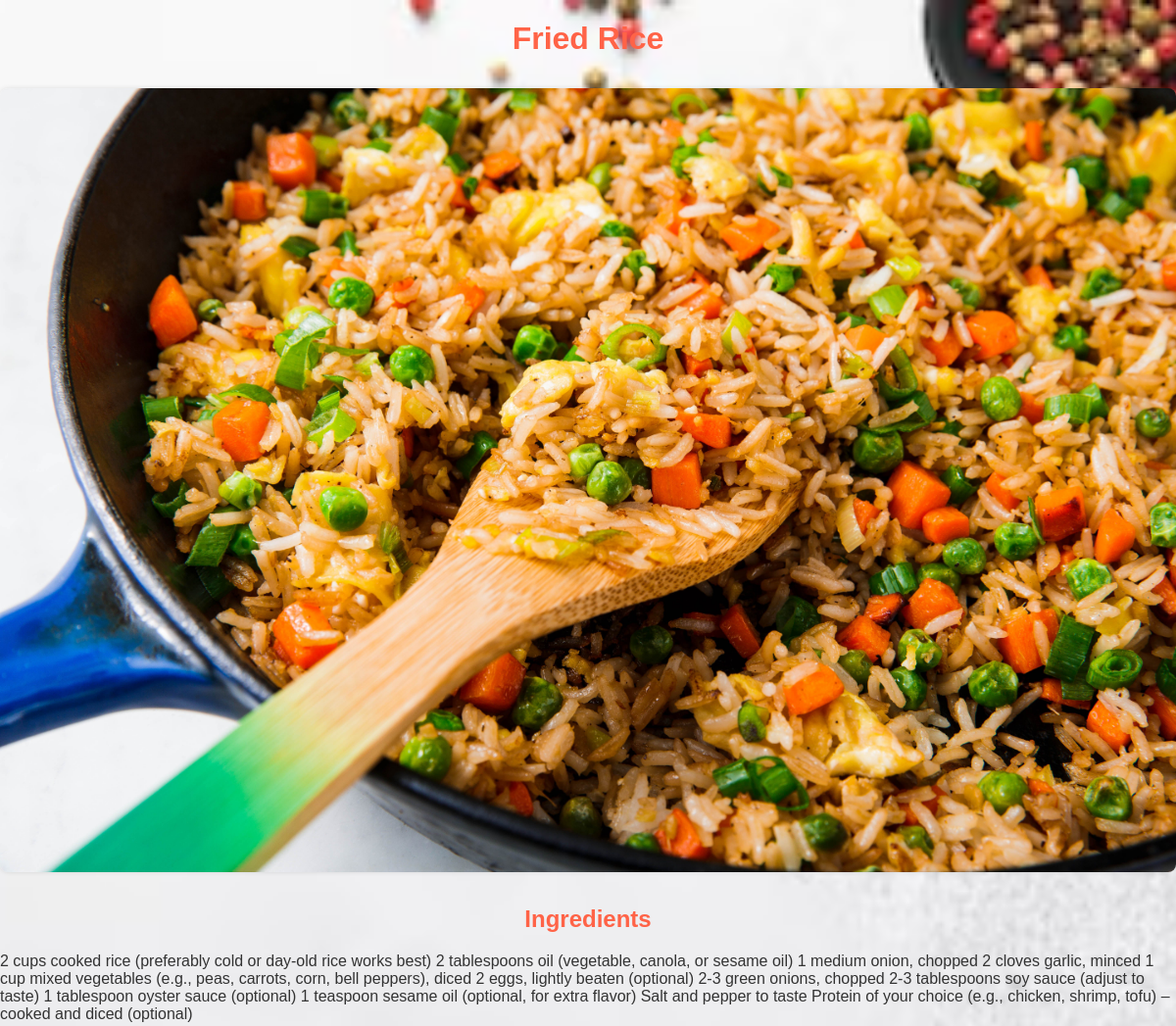
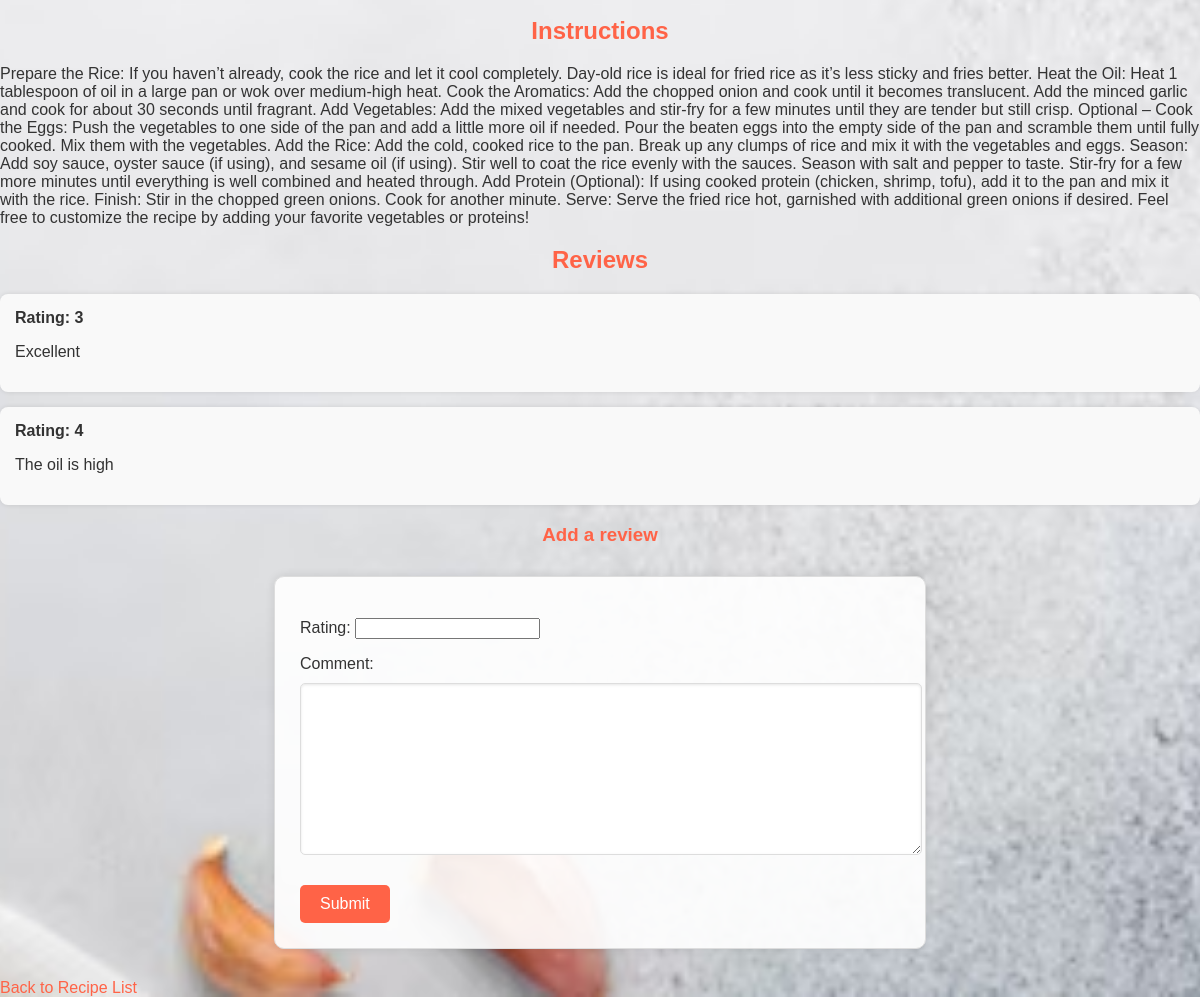
Page /recipe/10/ on the committed database (2 pictures, top to bottom).
### recipes/models.py (models this page shows, shortened)
class Recipe(models.Model):
    title = models.CharField(max_length=100)
    ingredients = models.TextField()  # List of ingredients
    instructions = models.TextField(default='Instructions not provided')  # Default value
    image = models.ImageField(upload_to='recipes/')
    created_at = models.DateTimeField(auto_now_add=True)

class Review(models.Model):
    recipe = models.ForeignKey(Recipe, related_name='reviews', on_delete=models.CASCADE)
    rating = models.IntegerField()
    comment = models.TextField()
    created_at = models.DateTimeField(auto_now_add=True)

### recipes/views.py (the view)
# urls.py: path('recipe/<int:pk>/', views.recipe_detail, name='recipe_detail'),
def recipe_detail(request, pk):
    recipe = get_object_or_404(Recipe, pk=pk)
    if request.method == 'POST':
        form = ReviewForm(request.POST)
        if form.is_valid():
            review = form.save(commit=False)
            review.recipe = recipe
            review.save()
            return redirect('recipe_detail', pk=recipe.pk)
    else:
        form = ReviewForm()
    return render(request, 'recipes/recipe_detail.html', {'recipe': recipe, 'form': form})

### recipes/forms.py
class ReviewForm(forms.ModelForm):
    class Meta:
        model = Review
        fields = ['rating', 'comment']

### recipes/templates/recipes/recipe_detail.html (shortened to what this page needs)
<!DOCTYPE html>
<html lang="en">
<head>
    {% load static %}
    <link rel="stylesheet" href="{% static 'css/style.css' %}">
</head>
<body>
    <h1>{{ recipe.title }}</h1>
    <img src="{{ recipe.image.url }}" alt="{{ recipe.title }}">
    <h2>Ingredients</h2>
    <p>{{ recipe.ingredients }}</p>
    <h2>Instructions</h2>
    <p>{{ recipe.instructions }}</p>
    <h2>Reviews</h2>
    <ul>
        {% for review in recipe.reviews.all %}
            <li>
                <strong>Rating: {{ review.rating }}</strong>
                <p>{{ review.comment }}</p>
            </li>
        {% endfor %}
    </ul>
    <h3>Add a review</h3>
    <form method="post">
        {{ form.as_p }}
        <button type="submit">Submit</button>
    </form>
    <a href="{% url 'recipe_list' %}">Back to Recipe List</a>
</body>
</html>

### recipes/static/css/style.css (style rules this page uses)
body { font-family: 'Arial', sans-serif; margin: 0; padding: 0; background: url('/static/images/backg.avif') no-repeat center center fixed; background-size: cover; color: #333; }
h1, h2, h3 { text-align: center; color: #FF6347; }
a { text-decoration: none; color: #FF6347; }
ul { list-style-type: none; padding: 0; }
li { margin: 15px 0; padding: 15px; background-color: #f9f9f9; border-radius: 8px; box-shadow: 0 0 5px rgba(0, 0, 0, 0.1); }
form { max-width: 600px; margin: 30px auto; padding: 25px; background-color: rgba(255, 255, 255, 0.9); border: 1px solid #ddd; border-radius: 10px; box-shadow: 0 0 10px rgba(0, 0, 0, 0.1); }
input[type="text"], input[type="email"], textarea { width: 100%; padding: 10px; margin: 10px 0; border: 1px solid #ddd; border-radius: 5px; box-shadow: inset 0 1px 3px rgba(0, 0, 0, 0.1); }
input[type="submit"], button { background-color: #FF6347; color: white; padding: 10px 20px; border: none; border-radius: 5px; cursor: pointer; font-size: 16px; }
img { max-width: 100%; height: auto; border-radius: 8px; box-shadow: 0 0 5px rgba(0, 0, 0, 0.1); margin: 10px 0; }

### rows in the picture
Recipe: title "Fried Rice", image (picture), ingredients "2 cups cooked rice (preferably cold or day-old rice works best) 2 tablespoons oil (vegetable, canola, or sesame oil) 1 medium onion, chopped 2 cloves garlic, minced 1 cup mixed vegetables (e.g., peas, carrots, corn, bell peppers), diced 2 eggs, lightly beaten (optional) 2-3 green onions, chopped 2-3 tablespoons soy sauce (adjust to taste) 1 tablespoon oyster sauce (optional) 1 teaspoon sesame oil (optional, for extra flavor) Salt and pepper to taste Protein of your choice (e.g., chicken, shrimp, tofu) – cooked and diced (optional)", instructions "Prepare the Rice: If you haven’t already, cook the rice and let it cool completely. Day-old rice is ideal for fried rice as it’s less sticky and fries better. Heat the Oil: Heat 1 tablespoon of oil in a large pan or wok over medium-high heat. Cook the Aromatics: Add the chopped onion and cook until it becomes translucent. Add the minced garlic and cook for about 30 seconds until fragrant. Add Vegetables: Add the mixed vegetables and stir-fry for a few minutes until they are tender but still crisp. Optional – Cook the Eggs: Push the vegetables to one side of the pan and add a little more oil if needed. Pour the beaten eggs into the empty side of the pan and scramble them until fully cooked.…"
Review: rating "3", comment "Excellent"
Review: rating "4", comment "The oil is high"
